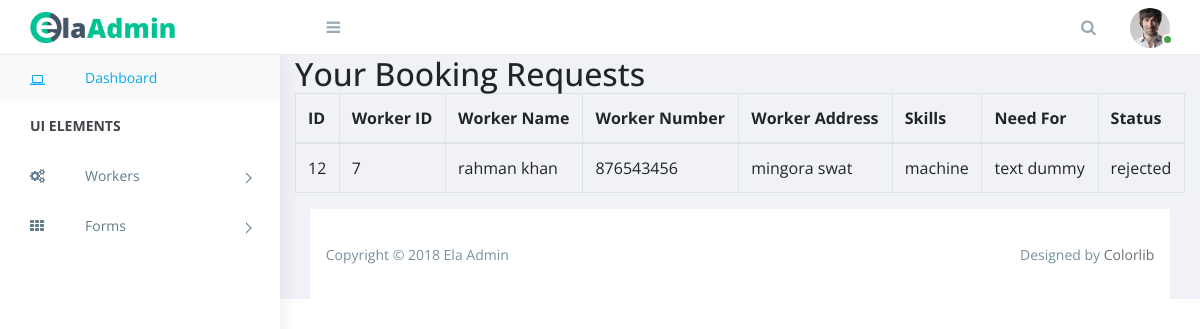
Page /user/bookingprocess.php (signed in) on the committed database.
### tables this page shows
CREATE TABLE `booking_request` (
  `request_id` int(11) NOT NULL AUTO_INCREMENT,
  `worker_id` int(11) DEFAULT NULL,
  `user_id` int(11) DEFAULT NULL,
  `username` varchar(100) DEFAULT NULL,
  `contact_number` varchar(15) DEFAULT NULL,
  `address` text DEFAULT NULL,
  `need_for` text DEFAULT NULL,
  `status` enum('pending','approved','rejected') DEFAULT NULL,
  `worker_name` varchar(50) DEFAULT NULL,
  `worker_contact` varchar(15) DEFAULT NULL,
  `worker_address` text DEFAULT NULL,
  `skills` varchar(50) DEFAULT NULL,
  PRIMARY KEY (`request_id`)
);

### user/bookingprocess.php (the view)
<?php
include "header.php";
if (isset($_SESSION["user_email_session"])) {
    $userEmail = $_SESSION["user_email_session"];
    $getUserIDQuery = "SELECT user_id FROM users WHERE email = '$userEmail'";
    $userIDResult = mysqli_query($link, $getUserIDQuery);
    if ($userIDResult && $userIDRow = mysqli_fetch_assoc($userIDResult)) {
        $userID = $userIDRow['user_id'];
        $getRequestQuery = "SELECT * FROM booking_request WHERE user_id = '$userID'";
        $result = mysqli_query($link, $getRequestQuery);
        if ($result) {
?>
            <div class="container mt-4">
                <h2>Your Booking Requests</h2>
                <table class="table table-bordered">
                    <thead>
                        <tr>
                            <th>ID</th>
                            <th>Worker ID</th>
                            <th>Worker Name</th>
                            <th>Worker Number</th>
                            <th>Worker Address</th>
                            <th>Skills</th>
                            <th>Need For</th>
                            <th>Status</th>
                        </tr>
                    </thead>
                    <tbody>
                        <?php
                        while ($row = mysqli_fetch_assoc($result)) {
                        ?>
                            <tr>
                                <td><?php echo $row['request_id']; ?></td>
                                <td><?php echo $row['worker_id']; ?></td>
                                <td><?php echo $row['worker_name']; ?></td>
                                <td><?php echo $row['worker_contact']; ?></td>
                                <td><?php echo $row['worker_address']; ?></td>
                                <td><?php echo $row['skills']; ?></td>
                                <td><?php echo $row['need_for']; ?></td>
                                <td><?php echo $row['status']; ?></td>
                            </tr>
                        <?php
                        }
                        ?>
                    </tbody>
                </table>
            </div>
<?php
        } else {
            echo "Error fetching your booking requests: " . mysqli_error($link);
        }
    } else {
        echo "Error fetching user ID.";
    }
} else {
    echo "User Not Logged In";
    exit();
}
include "footer.php";
?>

### user/assets/css/style.css (style rules this page uses)
body { display: table; font-family: "Open Sans", sans-serif; font-size: 16px; width: 100%; }
h1, h2, h3, h4, h5, h6 { margin: 0; }

### rows in the picture
booking_request: request_id "12", worker "7", worker_name "rahman khan", worker_contact "876543456", worker_address "mingora swat", skills "machine", need_for "text dummy", status "rejected"
